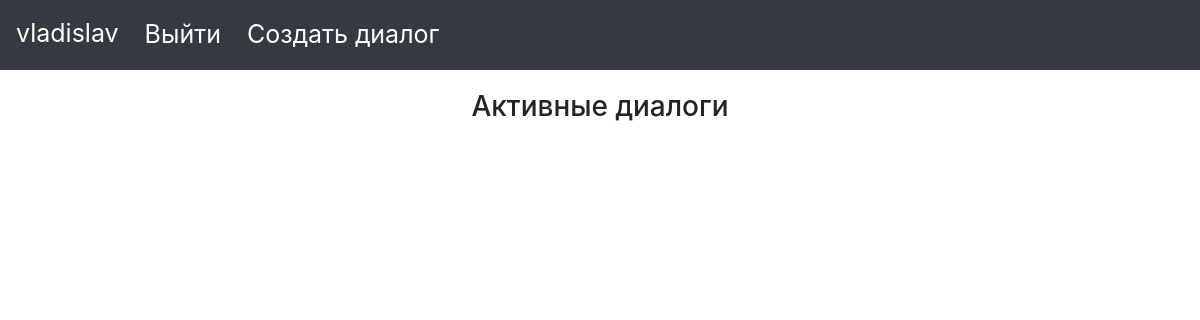
Before: / (signed in) with the older database file.
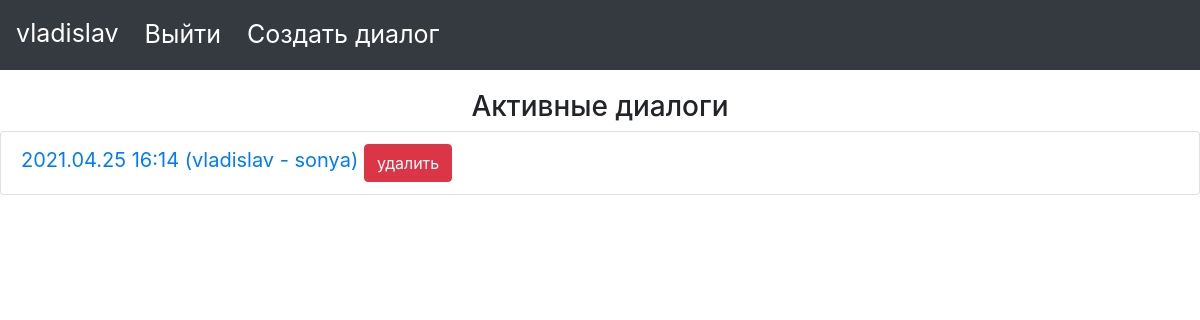
After: the same page with the newer database file.
### mainapp/models.py (models this page shows, shortened)
class DialogMembers(models.Model):
    CREATOR = '0'
    INTERLOCUTOR = '1'
    ROLE_CHOICES = (
        (CREATOR, 'создатель'),
        (INTERLOCUTOR, 'собеседник'),
    )
    dialog = models.ForeignKey(Dialog,
                               verbose_name='диалог',
                               on_delete=models.CASCADE,
                               related_name="members")
    member = models.ForeignKey(User,
                               verbose_name='участник диалога',
                               on_delete=models.CASCADE,
                               related_name="dialogs")
    role = models.CharField(verbose_name='роль',
                            choices=ROLE_CHOICES,
                            db_index=True,
                            max_length=60)
    class Meta:
        verbose_name = 'Участники диалога'
        verbose_name_plural = 'Участники диалогов'
        ordering = ['dialog', '-role', 'member']

class Dialog(models.Model):
    created = models.DateTimeField(verbose_name='отправлено',
                                   auto_now_add=True,
                                   db_index=True)
    name = models.CharField(verbose_name='имя', max_length=64, blank=True)
    @cached_property
    def all_members(self):
        return self.members.all()
    def __str__(self):
        members = User.objects.filter(
            pk__in=self.all_members.values_list('member_id', flat=True)). \
            values_list('username', flat=True)
        result = f'{self.created.strftime("%Y.%m.%d %H:%M")} ' \
                 f'({" - ".join(members)})'
        return result

### mainapp/views.py (the view)
# urls.py: path('', mainapp.index, name='index'),
@login_required
def index(request):
    dialogues = request.user.dialogs.select_related('dialog').all()
    context = {
        'page_title': 'Диалоги',
        'dialogues': dialogues,
    }
    return render(request, 'mainapp/index.html', context)

### mainapp/templates/mainapp/index.html (shortened to what this page needs)
{% load static %}
<!DOCTYPE html>
<html lang="ru">
<head>
    {% block css %}
    <link rel="stylesheet" href="https://maxcdn.bootstrapcdn.com/bootstrap/4.0.0/css/bootstrap.min.css"
>
    <link rel="stylesheet" href="{% static 'css/style.css' %}">
    {% endblock %}
</head>
<body>
{% if user.is_authenticated %}
<div class="navbar navbar-expand-sm bg-dark navbar-dark">
        <span style="margin-right: 18px; padding-bottom:2px; color: white; font-size: 25px">
            {{ user.username }}
        </span>
    <a href="{% url 'auth:logout' %}" class="button-logout"
       style="color:white; padding:8px; font-size: 25px;">Выйти</a>
    <div class="dialog-create">
        <a href="{% url 'mainapp:dialog_create' %}" class="button-creation"
           style="color:white; padding:8px; font-size: 25px; margin-left: 10px;">Создать диалог</a>
    </div>
</div>
{% endif %}
<h3 class="text-center" style="padding-top: 20px;">Активные диалоги</h3>
<div class="dialogues-list">
    <ul class="list-group">
        {% for item in dialogues %}
        <li class="list-group-item">
            <span class="dialog-link">
                <a href="{% url 'mainapp:dialog' item.dialog_id %}"
                   style="text-decoration: none; font-size: 20px;">
                    {{ item.dialog }}
                </a>
            </span>
            <span class="dialog-delete">
                <a href="{% url 'mainapp:delete_dialog' item.dialog_id %}"
                   class="btn btn-danger"
                   style="text-decoration: none;">
                    удалить
                </a>
            </span>
        </li>
        {% endfor %}
    </ul>
</div>
</body>
</html>

Changed rows visible on the page:
added DialogMembers: dialog "2021.04.25 16:14 (vladislav - sonya)"
